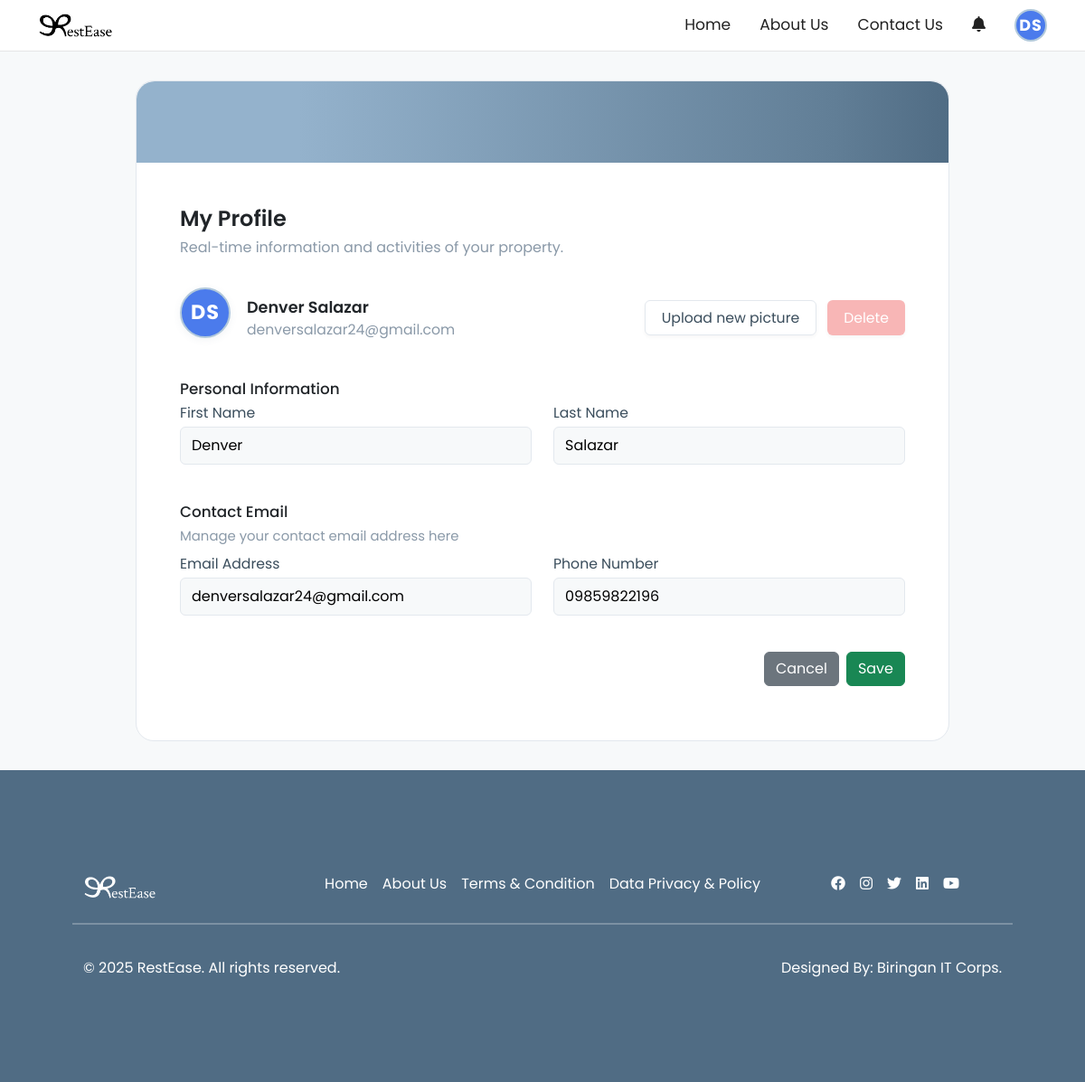
The page /ClientSide/clientprofile.php (signed in) on the database its author committed.
### tables this page shows
CREATE TABLE `users` (
  `id` int(11) NOT NULL,
  `first_name` varchar(100) NOT NULL,
  `last_name` varchar(100) NOT NULL,
  `email` varchar(255) NOT NULL,
  `contact_no` varchar(30) NOT NULL,
  `password` varchar(255) NOT NULL,
  `created_at` timestamp NOT NULL DEFAULT current_timestamp(),
  `reset_code` varchar(6) DEFAULT NULL,
  `reset_expires` datetime DEFAULT NULL,
  `profile_picture` varchar(255) DEFAULT NULL
);

### ClientSide/clientprofile.php (the view, shortened to what this page needs)
<?php
include '../Includes/db.php';
$user_id = $_SESSION['user_id'];
$stmt = $conn->prepare('SELECT first_name, last_name, email, contact_no, profile_picture FROM users WHERE id = ?');
$stmt->bind_param('i', $user_id);
$stmt->execute();
$stmt->bind_result($first_name, $last_name, $email, $contact_no, $profile_picture);
$has_profile_picture = $profile_picture && file_exists('../uploads/' . $profile_picture);
$profile_img = $has_profile_picture ? '../uploads/' . htmlspecialchars($profile_picture) . '?v=' . time() : '';
$initials = strtoupper(substr($first_name, 0, 1) . substr($last_name, 0, 1));
$avatar_html = $has_profile_picture
    ? '<img src="' . $profile_img . '" alt="Profile Avatar" class="profile-avatar" style="width:56px;height:56px;">'
    : '<div class="profile-avatar-initials" style="width:56px;height:56px;">' . $initials . '</div>';
?>
<!DOCTYPE html>
<html lang="en">
<head>
    <link href="https://cdn.jsdelivr.net/npm/bootstrap@5.3.0/dist/css/bootstrap.min.css" rel="stylesheet">
    <link href="https://cdnjs.cloudflare.com/ajax/libs/font-awesome/5.15.4/css/all.min.css" rel="stylesheet">
    <link rel="stylesheet" href="../css/navbar.css">
    <link rel="stylesheet" href="../css/footer.css">
    <link rel="stylesheet" href="../css/clientprofile.css">
</head>
<body>
   <?php include '../Includes/navbar2.php'; ?>
    <div class="profile-container">
        <div class="profile-header"></div>
        <div class="profile-content">
            <h2>My Profile</h2>
            <p class="subtitle">Real-time information and activities of your property.</p>
            <div class="profile-main">
                <div class="profile-avatar-section">
                    <div id="profileAvatarContainer">
                        <?php echo $avatar_html; ?>
                    </div>
                    <div class="profile-info">
                        <div class="profile-name"><?php echo htmlspecialchars($first_name . ' ' . $last_name); ?></div>
                        <div class="profile-email"><?php echo htmlspecialchars($email); ?></div>
                    </div>
                    <div class="profile-buttons">
                        <button type="button" class="btn-upload" id="uploadBtn">Upload new picture</button>
                        <button type="button" class="btn-delete" id="deleteBtn">Delete</button>
                    </div>
                </div>
                <form class="profile-form" id="profileForm" method="POST" action="" enctype="multipart/form-data">
                    <div class="form-section">
                        <label>Personal Information</label>
                        <div class="form-row">
                            <div class="form-group">
                                <label for="firstName">First Name</label>
                                <input type="text" id="firstName" name="first_name" value="<?php echo htmlspecialchars($first_name); ?>" required pattern="^[a-zA-Z ]+$" title="First name must contain only letters and spaces.">
                            </div>
                            <div class="form-group">
                                <label for="lastName">Last Name</label>
                                <input type="text" id="lastName" name="last_name" value="<?php echo htmlspecialchars($last_name); ?>" required pattern="^[a-zA-Z ]+$" title="Last name must contain only letters and spaces.">
                            </div>
                        </div>
                    </div>
                    <div class="form-section">
                        <label>Contact Email</label>
                        <span class="form-desc">Manage your contact email address here</span>
                        <div class="form-row">
                            <div class="form-group">
                                <label for="email">Email Address</label>
                                <input type="email" id="email" name="email" value="<?php echo htmlspecialchars($email); ?>" required>
                            </div>
                            <div class="form-group">
                                <label for="phone">Phone Number</label>
                                <input type="text" id="phone" name="contact_no" value="<?php echo htmlspecialchars($contact_no); ?>" required pattern="^[0-9+\-() ]+$" title="Phone number must contain only numbers and allowed symbols.">
                            </div>
                        </div>
                    </div>
                    <div class="form-section d-flex justify-content-end gap-2 mt-4">
                        <button type="button" class="btn btn-secondary" id="cancelBtn">Cancel</button>
                        <button type="button" class="btn btn-success" id="saveBtn">Save</button>
                    </div>
                </form>
            </div>
        </div>
    </div>
    <?php include '../includes/footer.php'; ?>
    <link rel="stylesheet" href="../css/clientprofile.css">
</body>
</html>

### Includes/navbar2.php (shortened to what this page needs)
<?php
include_once '../Includes/db.php';
$user_avatar_html = '';
if (isset($_SESSION['user_id'])) {
    $uid = $_SESSION['user_id'];
    $stmt = $conn->prepare('SELECT first_name, last_name, profile_picture FROM users WHERE id = ?');
    $stmt->bind_param('i', $uid);
    $stmt->execute();
    $stmt->bind_result($fn, $ln, $pp);
    $has_profile_picture = $pp && file_exists('../uploads/' . $pp);
    $initials = strtoupper(substr($fn, 0, 1) . substr($ln, 0, 1));
    if ($has_profile_picture) {
        $user_avatar_html = '<img src="../uploads/' . htmlspecialchars($pp) . '" alt="Avatar" class="navbar-avatar" style="width:36px;height:36px;border-radius:50%;object-fit:cover;border:2px solid #b2c9db;">';
    } else {
        $user_avatar_html = '<div class="navbar-avatar-initials" style="width:36px;height:36px;border-radius:50%;background:#4B7BEC;color:#fff;display:flex;align-items:center;justify-content:center;font-size:1.1rem;font-weight:700;letter-spacing:1px;user-select:none;border:2px solid #b2c9db;">' . $initials . '</div>';
    }
}
?>
<nav class="custom-navbar position-relative">
    <div class="container navbar-top position-relative">
        <a href="#" class="navbar-brand">
            <img src="../assets/RE logo New.png" alt="RestEase Logo" style="height: 32px;">
        </a>
        <div class="navbar-links">
            <a href="ClientHome.php">Home</a>
            <a href="./clientabout-us.php">About Us</a>
            <a href="./clientcontact-us.php">Contact Us</a>
            <a href="#"><i class="fas fa-bell"></i></a>
            <a href="#"><?php echo $user_avatar_html; ?></a>
        </div>
    </div>
</nav>

### css/navbar.css (style rules this page uses)
.custom-navbar { background: #fff; border-bottom: 1px solid #e6e6e6; padding: 0; }
.custom-navbar .navbar-top { min-height: 56px; display: flex; align-items: center; justify-content: space-between; }
.custom-navbar .navbar-brand { display: flex; align-items: center; gap: 8px; font-weight: 500; font-size: 1.18rem; color: #222; text-decoration: none; }
.custom-navbar .navbar-links { display: flex; gap: 32px; align-items: center; }
.custom-navbar .navbar-links a { color: #222; font-size: 1.07rem; text-decoration: none; font-weight: 400; }

### css/clientprofile.css (style rules this page uses)
body { background: #f7f9fa; font-family: 'Poppins', sans-serif; margin: 0; padding: 0; }
.profile-container { max-width: 900px; margin: 32px auto 32px auto; background: #fff; border-radius: 20px; box-shadow: none; border: 1px solid #e3e8ee; }
.profile-header { height: 90px; background: linear-gradient(90deg, #94B2CC 20%, #617E96 86%, #506C84 100%); border-top-left-radius: 20px; border-top-right-radius: 20px; box-shadow: none; border-bottom: none; }
.profile-content { padding: 48px 48px 32px 48px; }
h2 { font-size: 1.5rem; font-weight: 600; margin-bottom: 0.2em; }
.subtitle { color: #8a99a8; font-size: 1rem; margin-bottom: 2em; }
.profile-main { background: transparent; border-radius: 0; padding: 0; box-shadow: none; position: relative; }
.profile-avatar-section { display: flex; align-items: center; gap: 18px; margin-bottom: 32px; }
.profile-info { flex: 1; }
.profile-name { font-size: 1.1rem; font-weight: 600; }
.profile-email { color: #8a99a8; font-size: 0.98rem; }
.profile-buttons { display: flex; flex-direction: row; gap: 12px; margin-left: auto; }
.btn-upload { background: #fff; color: #3a4d5c; border: 1px solid #e3e8ee; border-radius: 6px; padding: 7px 18px; font-size: 0.98rem; cursor: pointer; transition: background 0.2s, box-shadow 0.2s; box-shadow: 0 2px 4px rgba(0,0,0,0.04); }
.btn-delete { background: #f8b6b6; color: #fff; border: none; border-radius: 6px; padding: 7px 18px; font-size: 0.98rem; cursor: pointer; transition: background 0.2s; box-shadow: 0 2px 4px rgba(0,0,0,0.04); }
.profile-form { margin-top: 8px; }
.form-section { margin-bottom: 28px; }
.form-section > label { font-weight: 500; font-size: 1.05rem; display: block; margin-bottom: 2px; }
.form-desc { color: #8a99a8; font-size: 0.93rem; margin-bottom: 8px; display: block; }
.form-row { display: flex; gap: 24px; }
.form-group { flex: 1; display: flex; flex-direction: column; margin-bottom: 12px; }
.form-group label { font-size: 0.98rem; margin-bottom: 4px; color: #3a4d5c; }
.form-group input { padding: 8px 12px; border: 1px solid #e3e8ee; border-radius: 6px; font-size: 1rem; background: #f7f9fa; transition: border 0.2s; }

### ClientSide/clientprofile.php (style rules this page uses)
.profile-avatar-initials { width: 56px; height: 56px; border-radius: 50%; background: #4B7BEC; color: #fff; display: flex; align-items: center; justify-content: center; font-size: 1.4rem; font-weight: 700; letter-spacing: 1px; user-select: none; margin: 0 auto 12px auto; box-shadow: 0 2px 8px rgba(80,108,132,0.08); border: 2px solid #b2c9db; }

### rows shown on the page
users: initials "DS", first_name+last_name "Denver Salazar", email "denversalazar24@gmail.com", first_name "Denver", last_name "Salazar", contact_no "09859822196"
